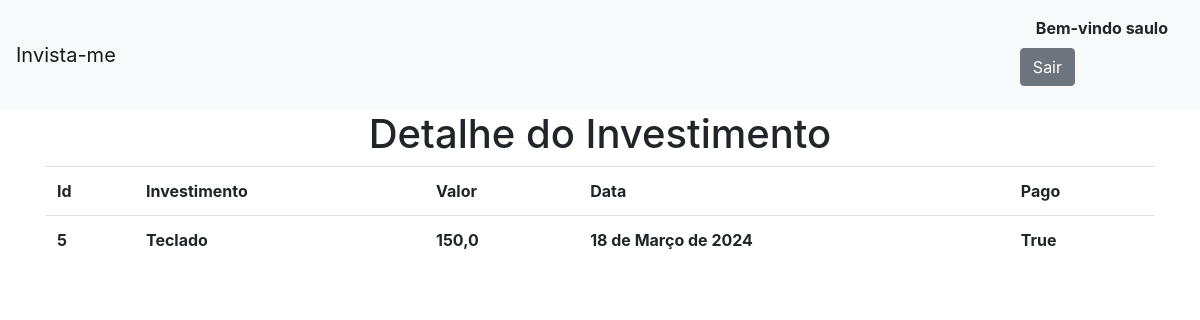
Page //5 (signed in) on the committed database.
### invista_me/models.py (models this page shows)
class Investimento(models.Model):
  investimento = models.TextField(max_length=255)
  valor = models.FloatField()
  pago = models.BooleanField(default=False)
  data = models.DateField(default=datetime.now)

### invista_me/views.py (the view)
# urls.py: path('/<int:id_investimento>', views.detalhe, name='detalhe')
def detalhe(request, id_investimento):
  dados = {
    'dados': Investimento.objects.get(pk=id_investimento)
  }
  return render(request, 'investimentos/detalhe.html', dados)

### invista_me/templates/investimentos/detalhe.html
{% extends 'investimentos/base.html' %} {% block conteudo %}
<h1 style="text-align: center">Detalhe do Investimento</h1>
<div class="container">
  <table class="table table-hover table bordered">
    <tr>
      <th>Id</th>
      <th>Investimento</th>
      <th>Valor</th>
      <th>Data</th>
      <th>Pago</th>
    </tr>
    <tr>
      <th>{{dados.id}}</th>
      <th>{{dados.investimento}}</th>
      <th>{{dados.valor}}</th>
      <th>{{dados.data}}</th>
      <th>{{dados.pago}}</th>
    </tr>
  </table>
</div>
{% endblock %}

### invista_me/templates/investimentos/base.html (shortened to what this page needs)
<!DOCTYPE html>
<html lang="en">
  <head>
    <link
      rel="stylesheet"
      href="https://cdn.jsdelivr.net/npm/bootstrap@4.6.2/dist/css/bootstrap.min.css"
    />
  </head>
  <body>
    <nav class="navbar navbar-light bg-light">
      <a class="navbar-brand" href="{% url 'investimentos' %}">Invista-me</a>
      <ul style="list-style: none">
        {% if user.is_authenticated %}
        <li style="float: left">
          <strong class="nav-item nav-link">Bem-vindo {{user.get_username}}</strong>
        </li>
        <form method="POST" action="{% url 'logout' %}">
          <button class="btn btn-secondary" type="submit">Sair</button>
        </form>
        {% endif %}
      </ul>
    </nav>
     {% block conteudo %} {% endblock %}
  </body>
</html>

### rows in the picture
Investimento: id "5", investimento "Teclado", valor "150,0", data "18 de Março de 2024", pago "True"

### other values in the picture
{{ user.get_username }} "saulo"
